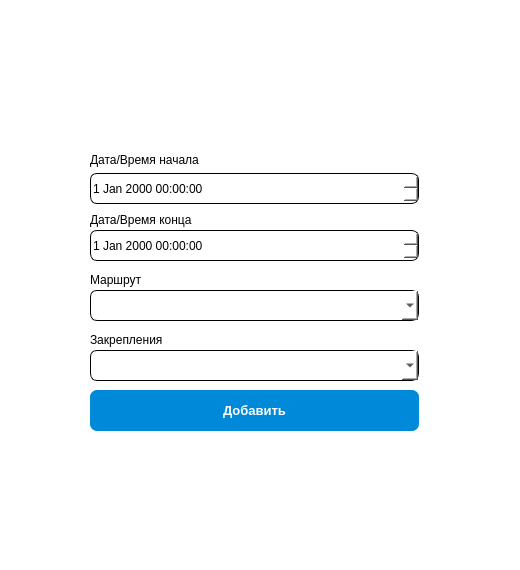
<?xml version="1.0" encoding="UTF-8"?>
<ui version="4.0">
 <class>AddItinerary</class>
 <widget class="QWidget" name="AddItinerary">
  <property name="geometry">
   <rect>
    <x>0</x>
    <y>0</y>
    <width>520</width>
    <height>570</height>
   </rect>
  </property>
  <property name="maximumSize">
   <size>
    <width>520</width>
    <height>570</height>
   </size>
  </property>
  <property name="windowTitle">
   <string>Form</string>
  </property>
  <property name="windowIcon">
   <iconset resource="icon.qrc">
    <normaloff>:/new/img/icon.jpg</normaloff>:/new/img/icon.jpg</iconset>
  </property>
  <property name="styleSheet">
   <string notr="true">background-color: rgb(255, 255, 255);</string>
  </property>
  <widget class="QDateTimeEdit" name="dateTimeEditStart">
   <property name="geometry">
    <rect>
     <x>90</x>
     <y>173</y>
     <width>329</width>
     <height>31</height>
    </rect>
   </property>
   <property name="styleSheet">
    <string notr="true">
    border-width: 1px;
    border-style: solid;
    border-color: black;
	border-radius: 7px;</string>
   </property>
  </widget>
  <widget class="QDateTimeEdit" name="dateTimeEditEnd">
   <property name="geometry">
    <rect>
     <x>90</x>
     <y>230</y>
     <width>329</width>
     <height>31</height>
    </rect>
   </property>
   <property name="styleSheet">
    <string notr="true">
    border-width: 1px;
    border-style: solid;
    border-color: black;
	border-radius: 7px;</string>
   </property>
  </widget>
  <widget class="QComboBox" name="comboBoxRoutes">
   <property name="geometry">
    <rect>
     <x>90</x>
     <y>290</y>
     <width>329</width>
     <height>31</height>
    </rect>
   </property>
   <property name="styleSheet">
    <string notr="true">
    border-width: 1px;
    border-style: solid;
    border-color: black;
	border-radius: 7px;</string>
   </property>
  </widget>
  <widget class="QComboBox" name="comboBoxAutomobiles">
   <property name="geometry">
    <rect>
     <x>90</x>
     <y>350</y>
     <width>329</width>
     <height>31</height>
    </rect>
   </property>
   <property name="styleSheet">
    <string notr="true">
    border-width: 1px;
    border-style: solid;
    border-color: black;
	border-radius: 7px;</string>
   </property>
  </widget>
  <widget class="QPushButton" name="pushButton">
   <property name="geometry">
    <rect>
     <x>90</x>
     <y>390</y>
     <width>329</width>
     <height>41</height>
    </rect>
   </property>
   <property name="font">
    <font>
     <pointsize>10</pointsize>
     <bold>true</bold>
    </font>
   </property>
   <property name="styleSheet">
    <string notr="true">
QPushButton{
	background-color: #0089D9;
	border: none;
	color: white;
	border-radius: 7px;
}

QPushButton:pressed{
	background: #00598C;}</string>
   </property>
   <property name="text">
    <string>Добавить</string>
   </property>
  </widget>
  <widget class="QLabel" name="label">
   <property name="geometry">
    <rect>
     <x>90</x>
     <y>150</y>
     <width>141</width>
     <height>20</height>
    </rect>
   </property>
   <property name="text">
    <string>Дата/Время начала</string>
   </property>
  </widget>
  <widget class="QLabel" name="label_2">
   <property name="geometry">
    <rect>
     <x>90</x>
     <y>210</y>
     <width>141</width>
     <height>20</height>
    </rect>
   </property>
   <property name="text">
    <string>Дата/Время конца</string>
   </property>
  </widget>
  <widget class="QLabel" name="label_3">
   <property name="geometry">
    <rect>
     <x>90</x>
     <y>330</y>
     <width>101</width>
     <height>20</height>
    </rect>
   </property>
   <property name="text">
    <string>Закрепления</string>
   </property>
  </widget>
  <widget class="QLabel" name="label_4">
   <property name="geometry">
    <rect>
     <x>90</x>
     <y>270</y>
     <width>81</width>
     <height>20</height>
    </rect>
   </property>
   <property name="text">
    <string>Маршрут</string>
   </property>
  </widget>
 </widget>
 <resources>
  <include location="icon.qrc"/>
 </resources>
 <connections/>
</ui>
